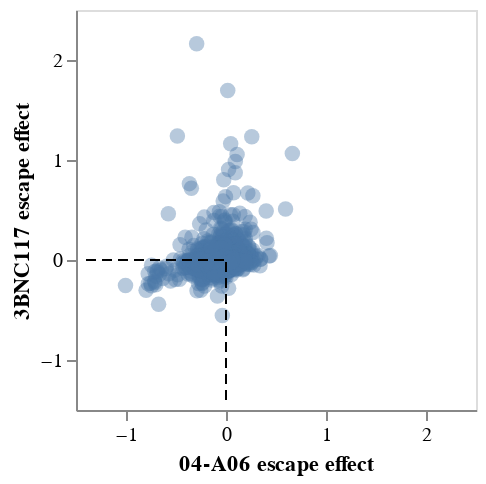

The code cell stored with this chart in its notebook:
### Markdown cell above
Correlate 1-18 and 04-A06 escape:

### Code cell
df_1_18['1-18 escape effect'] = df_1_18['escape_mean']
df_04A06['04-A06 escape effect'] = df_04A06['escape_mean']
A06_vs_1_18 = (df_04A06
               .drop(columns=['escape_mean'])
               .copy()
               .merge(df_1_18.drop(columns=['escape_mean']), on=['mutation'])
              )

slope, intercept, r_value, p_value, std_err = stats.linregress(
        A06_vs_1_18.query('times_seen_x>3')['1-18 escape effect'].astype(float),
        A06_vs_1_18.query('times_seen_x>3')['04-A06 escape effect'].astype(float))

print(f"R^2: {r_value**2}")
print(f"R: {r_value}")

A06_vs_1_18_high_escape = A06_vs_1_18.query('`1-18 escape effect` > 0 | `04-A06 escape effect` > 0')

slope, intercept, r_value, p_value, std_err = stats.linregress(
        A06_vs_1_18_high_escape.query('times_seen_x>3')['1-18 escape effect'].astype(float),
        A06_vs_1_18_high_escape.query('times_seen_x>3')['04-A06 escape effect'].astype(float))

print(f"Correlations for escape >0:")
print(f"R^2: {r_value**2}")
print(f"R: {r_value}")

corr_chart = (
alt.Chart(A06_vs_1_18.query('times_seen_x>3'))
    .encode(
        x=alt.X('04-A06 escape effect',
                scale=alt.Scale(domain=[-1.1, 2.5]),
               ),
        y=alt.Y(
            '1-18 escape effect',
            scale=alt.Scale(domain=[-1.1, 2.5]),
        ),
        tooltip=[
            alt.Tooltip(c, format=".3g") if A06_vs_1_18[c].dtype == float
            else c
            for c in A06_vs_1_18.columns]
    )
.mark_circle(filled=True, size=60, opacity=0.4)
.properties(width=200, height=200)
)
x_line = (alt.Chart(pd.DataFrame({'limits': [-1.4 ,0]}))
          .mark_rule(strokeDash=[5,3])
          .encode(y='max(limits)',
                 x='min(limits)',
                 x2='max(limits)')
         )
y_line = (alt.Chart(pd.DataFrame({'limits': [-1.4, 0]}))
          .mark_rule(strokeDash=[5,3])
          .encode(x='max(limits)',
                 y='min(limits)',
                 y2='max(limits)')
         )

((corr_chart + x_line + y_line)
 .configure_axis(grid=False)
 .encode(y=alt.Y(title='3BNC117 escape effect'), x=alt.X(title='04-A06 escape effect'))
       )

### Figure 1 — Vega-Lite specification as saved in the notebook (floating-point values rounded to 4 significant figures; data arrays with more than 128 entries replaced by an {"elided": "..."} marker saying what was removed)
{"config": {"view": {"continuousWidth": 300, "continuousHeight": 300}, "axis": {"grid": false}}, "layer": [{"data": {"name": "data-95fd1df8bc70e6db14b23f6af9fac9a3"}, "mark": {"type": "circle", "filled": true, "opacity": 0.4, "size": 60}, "encoding": {"tooltip": [{"field": "mutation", "type": "nominal"}, {"field": "times_seen_x", "format": ".3g", "type": "quantitative"}, {"field": "04-A06 escape effect", "format": ".3g", "type": "quantitative"}, {"field": "times_seen_y", "format": ".3g", "type": "quantitative"}, {"field": "1-18 escape effect", "format": ".3g", "type": "quantitative"}], "x": {"field": "04-A06 escape effect", "scale": {"domain": [-1.1, 2.5]}, "type": "quantitative"}, "y": {"field": "1-18 escape effect", "scale": {"domain": [-1.1, 2.5]}, "type": "quantitative"}}}, {"data": {"name": "data-05becf7c68c367a2d2d48b0fc63c96e1"}, "mark": {"type": "rule", "strokeDash": [5, 3]}, "encoding": {"x": {"aggregate": "min", "field": "limits", "type": "quantitative"}, "x2": {"aggregate": "max", "field": "limits"}, "y": {"aggregate": "max", "field": "limits", "type": "quantitative"}}}, {"data": {"name": "data-05becf7c68c367a2d2d48b0fc63c96e1"}, "mark": {"type": "rule", "strokeDash": [5, 3]}, "encoding": {"x": {"aggregate": "max", "field": "limits", "type": "quantitative"}, "y": {"aggregate": "min", "field": "limits", "type": "quantitative"}, "y2": {"aggregate": "max", "field": "limits"}}}], "encoding": {"x": {"title": "04-A06 escape effect"}, "y": {"title": "3BNC117 escape effect"}}, "height": 200, "width": 200, "$schema": "https://vega.github.io/schema/vega-lite/v5.8.0.json", "datasets": {"data-95fd1df8bc70e6db14b23f6af9fac9a3": {"elided": "3013 records"}, "data-05becf7c68c367a2d2d48b0fc63c96e1": [{"limits": -1.4}, {"limits": 0.0}]}}
